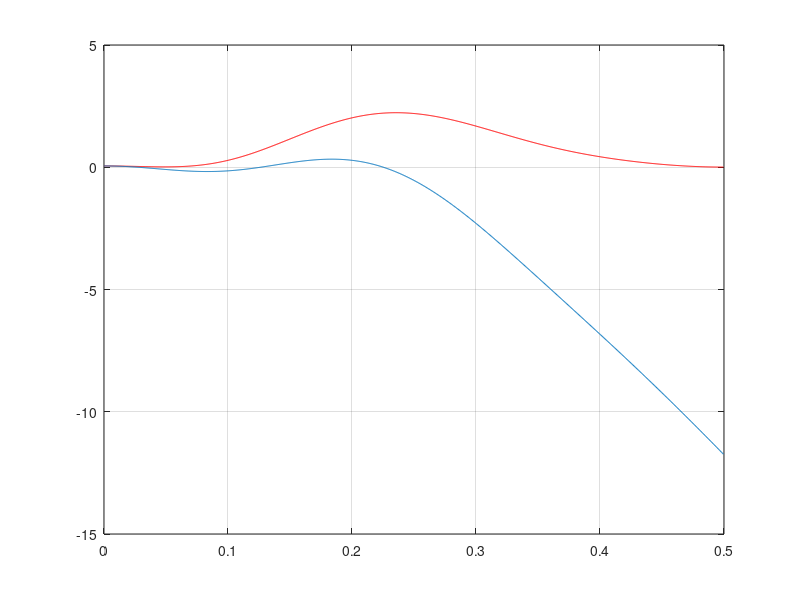

The MATLAB script that drew this image:
% /******************************************************************************
% Copyright 2008-2015 Koos Technical Services, Inc. All Rights Reserved
% 
% This source code is the Intellectual Property of Koos Technical Services,Inc. 
% (KTS) and is provided under a License Agreement which protects KTS' ownership and
% derivative rights in exchange for negotiated compensation.
% ******************************************************************************/

fs = 1;
fn = fs/2;

plotPoints = 1024;

writeFile = 0;

taps = 11;
order = taps-1;
wc = 0.025:0.05:0.275;
gain = 1./abs(sinc(wc).^3);
wc = [0.025:0.05:0.475];
gain = [ gain(1:(length(gain)-1)) gain((length(gain)-1):-1:1)];
bfilter = remez(order,2*[wc],[gain]);

[Hc,w] = freqz(bfilter,1,plotPoints,fs);
Hc = Hc + 1e-6;
figure(1);
hold off
plot(w,20*log10(abs(Hc)),'r'),grid
hold on
plot(w,20*log10(abs(Hc).*(abs(sinc(w).^3))));

dcGain = sum(bfilter);
gainAdjust = 2^(ceil(log2(dcGain)) - log2(dcGain) - 1);
bfilter = gainAdjust .* bfilter;
bfilter = round((2^17).*bfilter);

if writeFile == 1
    fid = fopen('cicCompCoefs.h','w');
    fprintf(fid,'parameter val0 = %d;\n',bfilter(2));
    fprintf(fid,'wire [17:0] coef0 = val0;\n');
    fprintf(fid,'parameter val1 = %d;\n',bfilter(4));
    fprintf(fid,'wire [17:0] coef1 = val1;\n');
    fprintf(fid,'parameter val2 = %d;\n',round(bfilter(6)/2));
    fprintf(fid,'wire [17:0] coef2 = val2;\n');
    fclose(fid);
end



